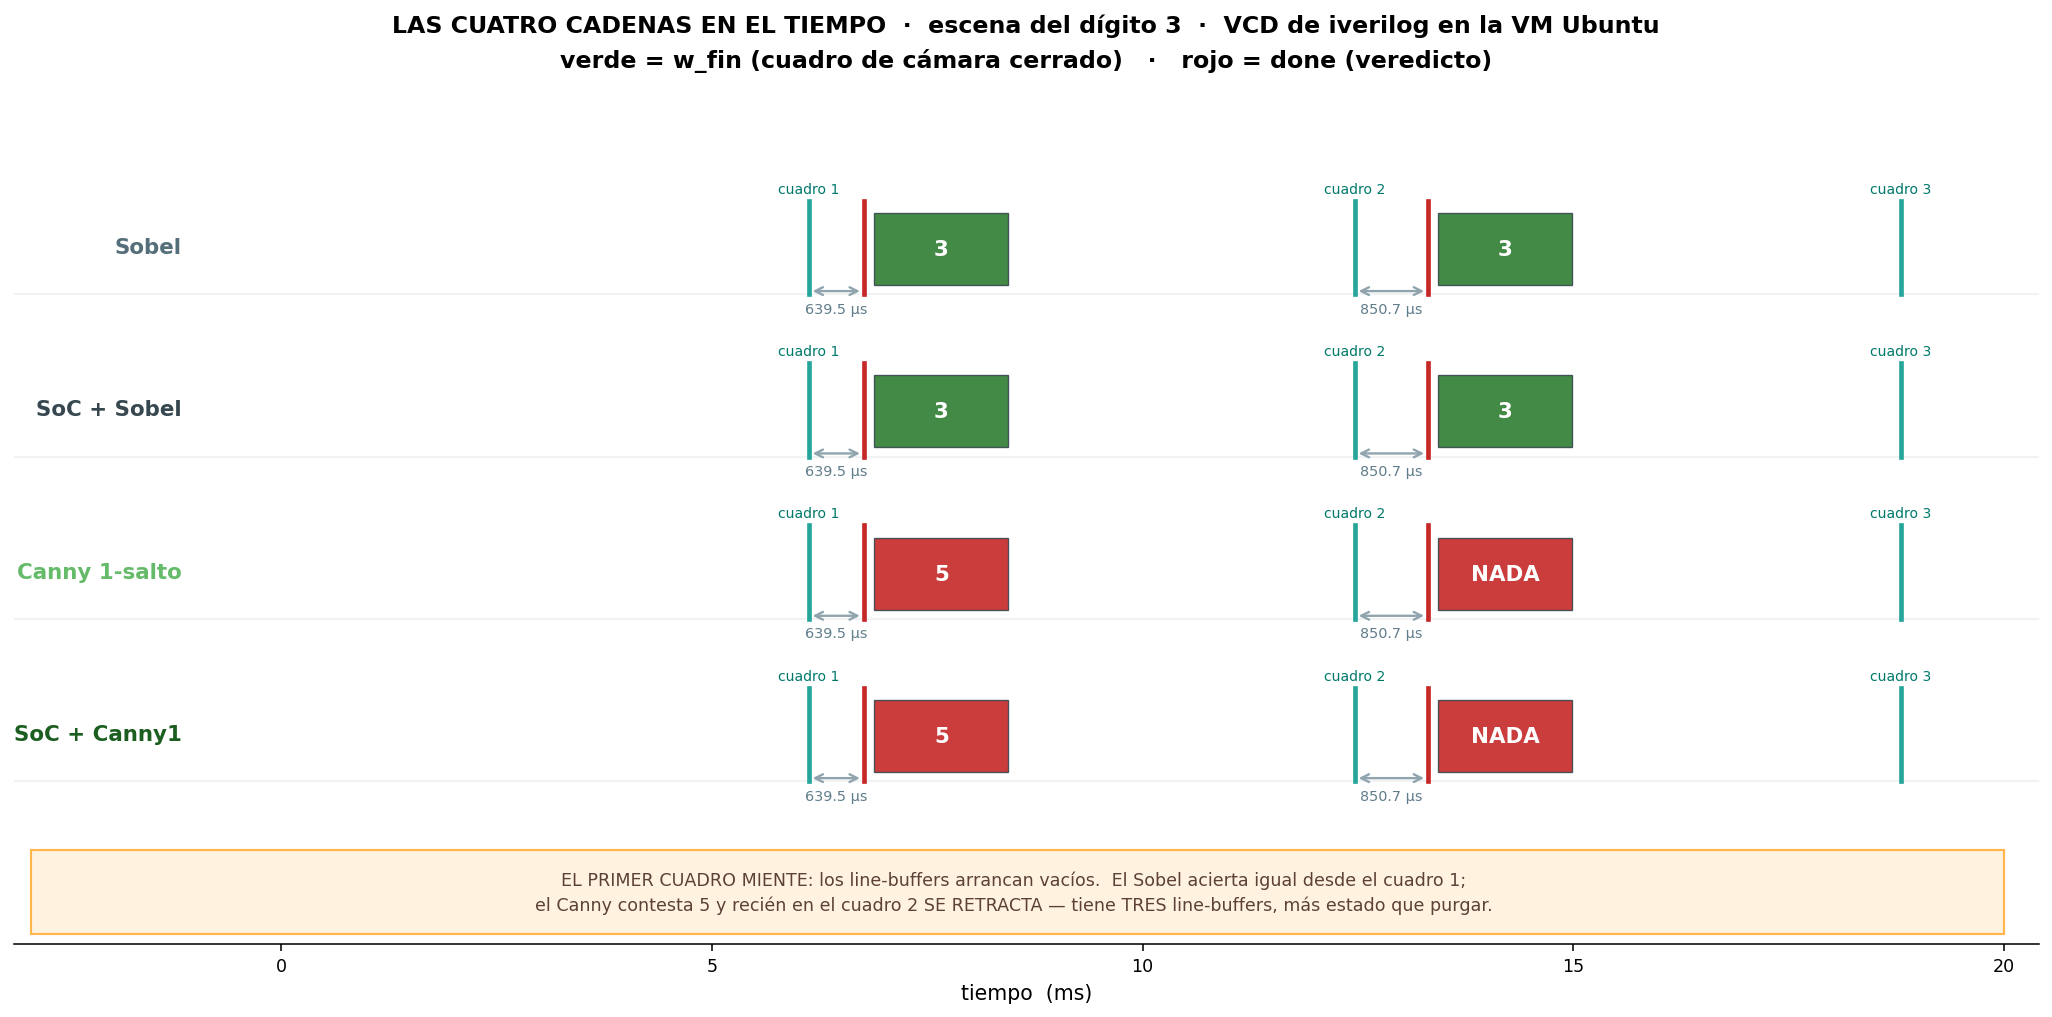

Reproduce this figure in Python.
# === Cuaderno 2 · figura 28: las cuatro cadenas en el tiempo, y el primer cuadro que miente ===
#   Dibujado desde los .vcd que produjo iverilog en la VM Ubuntu.
import pickle, numpy as np, matplotlib.pyplot as plt

D = "/Users/vic/utm-share/sim_cadenas_mnist/out"
CAD = [("sobel","Sobel","#546e7a"), ("soc_sobel","SoC + Sobel","#37474f"),
       ("canny1","Canny 1-salto","#66bb6a"), ("soc_canny1","SoC + Canny1","#1b5e20")]
MS = 1e9

fig, ax = plt.subplots(figsize=(15.0, 7.4))
for k,(nom,tit,col) in enumerate(CAD):
    TR,TF = pickle.load(open(f"{D}/ondas_{nom}.pkl","rb"))
    y = (len(CAD)-1-k)*2.6
    ev = lambda s,val=1: [t for t,v in TR.get(s,[]) if v==val]

    ax.axhline(y, color="#eceff1", lw=.8, zorder=0)
    ax.text(-1.15, y+.75, tit, ha="right", va="center", fontsize=11, weight="bold", color=col)

    # los tres cuadros de camara
    for i,t in enumerate(ev("w_fin")):
        ax.plot([t/MS]*2, [y, y+1.5], color="#26a69a", lw=2.4, zorder=3)
        ax.text(t/MS, y+1.62, f"cuadro {i+1}", ha="center", fontsize=7.2, color="#00796b")

    # el veredicto en cada `done`
    dg = [(t,v) for t,v in TR.get("digito",[]) if v is not None]
    vl = [(t,v) for t,v in TR.get("valido",[]) if v is not None]
    for i,t in enumerate(ev("done")):
        d  = ([v for tt,v in dg if tt<=t] or [0])[-1]
        va = ([v for tt,v in vl if tt<=t] or [0])[-1]
        txt = str(d) if va else "NADA"
        ok  = (txt == "3")
        ax.plot([t/MS]*2, [y, y+1.5], color="#c62828", lw=2.4, zorder=3)
        ax.add_patch(plt.Rectangle((t/MS+.12, y+.15), 1.55, 1.15, fc="#2e7d32" if ok else "#c62828",
                     alpha=.9, ec="#37474f", lw=.7, zorder=4))
        ax.text(t/MS+.90, y+.72, txt, ha="center", va="center", fontsize=11, color="#fff",
                weight="bold", zorder=5)
        lat = (t - ev("w_fin")[i])/1e6
        ax.annotate("", xy=(t/MS, y+.05), xytext=(ev("w_fin")[i]/MS, y+.05),
                    arrowprops=dict(arrowstyle="<->", color="#90a4ae", lw=1.2))
        ax.text((t+ev("w_fin")[i])/2/MS, y-.30, f"{lat:.1f} µs", ha="center", fontsize=7.4,
                color="#607d8b")

ax.set_xlim(-3.1, 20.4); ax.set_ylim(-2.6, len(CAD)*2.6+.6)
ax.set_yticks([]); ax.set_xlabel("tiempo  (ms)", fontsize=10.5)
ax.tick_params(labelsize=9)
for s in ("top","right","left"): ax.spines[s].set_visible(False)
ax.set_title("LAS CUATRO CADENAS EN EL TIEMPO  ·  escena del dígito 3  ·  "
             "VCD de iverilog en la VM Ubuntu\n"
             "verde = w_fin (cuadro de cámara cerrado)   ·   rojo = done (veredicto)",
             fontsize=12.2, weight="bold", pad=14, linespacing=1.6)

ax.add_patch(plt.Rectangle((-2.9, -2.45), 22.9, 1.35, fc="#fff3e0", ec="#ffb74d", lw=1.1, zorder=2))
ax.text(8.5, -1.78, "EL PRIMER CUADRO MIENTE: los line-buffers arrancan vacíos.  El Sobel acierta igual "
        "desde el cuadro 1;\nel Canny contesta 5 y recién en el cuadro 2 SE RETRACTA — tiene TRES "
        "line-buffers, más estado que purgar.",
        ha="center", va="center", fontsize=9.0, color="#5d4037", zorder=3, linespacing=1.5)
plt.tight_layout()
plt.savefig("fig_ondas_4cadenas.png", dpi=140, bbox_inches="tight")
print("ok")
